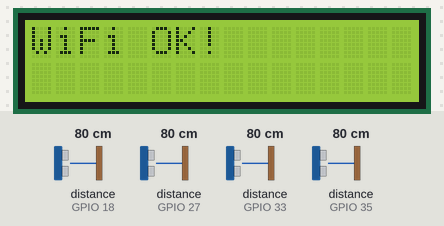
Bench run of a sketch on a simulated ESP32. On the bench: 16×2 character LCD. The test bench sets the inputs (shaded band); at power-on: distance to the obstacle (sensors on GPIO 18, GPIO 27, GPIO 33, GPIO 35) 80 cm. The echo pulse lasts 58.3 µs per cm; WiFi joins after 1.5 s; servers stay silent unless stated; what the sketch prints to the serial monitor is not drawn.

Above: at 1.6 s.
At 3.7 s:
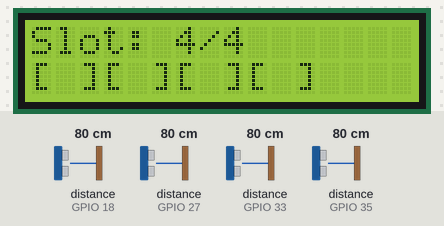
3.8 s: distance to the obstacle (sensor on GPIO 18) set to 11 cm
6.8 s: distance to the obstacle (sensor on GPIO 18) set to 8 cm
At 7.4 s:
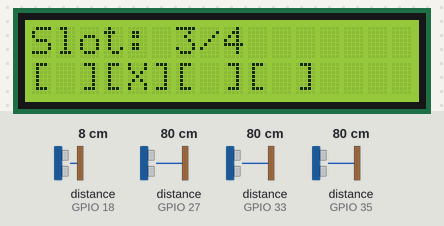
8.5 s: distance to the obstacle (sensor on GPIO 27) set to 11 cm
10.0 s: distance to the obstacle (sensor on GPIO 27) set to 8 cm
At 11.3 s:
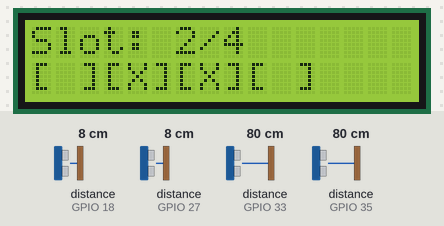
11.6 s: distance to the obstacle (sensor on GPIO 33) set to 11 cm
13.1 s: distance to the obstacle (sensor on GPIO 33) set to 8 cm
At 14.8 s:
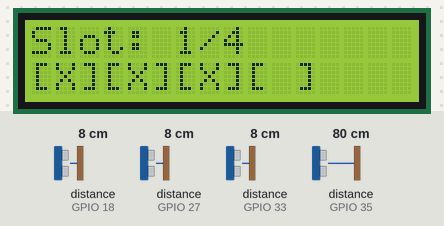
Timing chart, 0 to 15.8 s (numbered marks = the images above; inputs shaded):
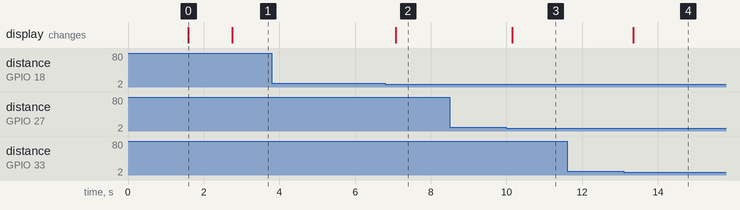

The sketch:

sensor.ino
```cpp
#include <Wire.h>
#include <LiquidCrystal_I2C.h>
#include <NewPing.h>
#include <WiFi.h>
#include <Firebase_ESP_Client.h> // Library Wajib: Firebase ESP Client by Mobizt

// --- TOKEN GENERATION & ADDONS ---
#include "addons/TokenHelper.h"
#include "addons/RTDBHelper.h"

// --- KONFIGURASI SENSOR ---
#define TRIG1 25
#define ECHO1 33
#define TRIG2 5
#define ECHO2 18
#define TRIG3 14
#define ECHO3 27
#define TRIG4 32
#define ECHO4 35

#define MAX_DISTANCE 50
const int totalSlot = 4;

// --- WIFI & FIREBASE CONFIG ---
#define WIFI_SSID "Chaaa"
#define WIFI_PASSWORD "kka0y0lllllaa"

// Dapatkan di Firebase Console -> Project Settings -> General
#define API_KEY "AIzaSyAqFcSWRj7qyEFVyfhCAaIyTdU7xaoNyk0"
#define FIREBASE_PROJECT_ID "spoton-park" // Contoh: smart-parking-123

// Buat User baru di menu Authentication -> Sign-in method -> Email/Password
#define USER_EMAIL "sp@gmail.com"
#define USER_PASSWORD "admin123"

// --- OBJEK ---
LiquidCrystal_I2C lcd(0x27, 16, 2);
NewPing sonar1(TRIG1, ECHO1, MAX_DISTANCE);
NewPing sonar2(TRIG2, ECHO2, MAX_DISTANCE);
NewPing sonar3(TRIG3, ECHO3, MAX_DISTANCE);
NewPing sonar4(TRIG4, ECHO4, MAX_DISTANCE);

// Objek Firebase
FirebaseData fbDO;
FirebaseAuth auth;
FirebaseConfig config;

unsigned long lastFirebaseTime = 0;
const long firebaseInterval = 3000; // Kirim setiap 3 detik
bool taskCompleted = false;

void setup() {
    Serial.begin(115200);
    lcd.init();
    lcd.backlight();

    // 1. Koneksi WiFi
    lcd.print("Connect WiFi...");
    WiFi.begin(WIFI_SSID, WIFI_PASSWORD);
    while (WiFi.status() != WL_CONNECTED) {
        delay(500);
        Serial.print(".");
    }
    Serial.println("\nWiFi Connected!");
    lcd.clear();
    lcd.print("WiFi OK!");

    // 2. Konfigurasi Firebase
    config.api_key = API_KEY;

    // Autentikasi User (Wajib untuk Firestore)
    auth.user.email = USER_EMAIL;
    auth.user.password = USER_PASSWORD;

    // Token config
    config.token_status_callback = tokenStatusCallback;

    Firebase.begin(&config, &auth);
    Firebase.reconnectWiFi(true);

    delay(1000);
}

// Fungsi Helper untuk update dokumen Firestore
void updateSlotToFirestore(String docId, String status) {
    // Firestore Path: projects/{project_id}/databases/(default)/documents/{collection_id}/{document_id}

    FirebaseJson content;
    // Firestore membutuhkan format khusus: { "fields": { "key": { "stringValue": "value" } } }
    // Library ini menyederhanakannya dengan set("fields/nama_field/tipe_data", nilai)

    content.set("fields/status/stringValue", status);
    // Tambahkan timestamp server (opsional)

    String documentPath = "parking_slots/" + docId; // Collection: parking_slots, Doc: A1/A2...

    // Menggunakan patchDocument agar tidak menimpa field lain jika ada
    if (Firebase.Firestore.patchDocument(&fbDO, FIREBASE_PROJECT_ID, "", documentPath.c_str(), content.raw(), "status")) {
        Serial.print("Update " + docId + ": OK | ");
    } else {
        Serial.print("Update " + docId + " Gagal: " + fbDO.errorReason() + " | ");
    }
}

void loop() {
    unsigned long currentMillis = millis();
    int slotTersedia = totalSlot;

    // --- BACA SENSOR ---
    float d1 = sonar1.ping_cm(); delay(30);
    float d2 = sonar2.ping_cm(); delay(30);
    float d3 = sonar3.ping_cm(); delay(30);
    float d4 = sonar4.ping_cm(); delay(30);

    // Logika: Jarak < 10cm dianggap TERISI
    bool a1 = (d1 > 0 && d1 < 10);
    bool a2 = (d2 > 0 && d2 < 10);
    bool b1 = (d3 > 0 && d3 < 10);
    bool b2 = (d4 > 0 && d4 < 10);

    // Hitung Slot
    if (a1) slotTersedia--;
    if (a2) slotTersedia--;
    if (b1) slotTersedia--;
    if (b2) slotTersedia--;

    // --- UPDATE LCD ---
    lcd.setCursor(0, 0);
    lcd.print("Slot: "); lcd.print(slotTersedia); lcd.print("/"); lcd.print(totalSlot); lcd.print("    ");
    lcd.setCursor(0, 1);
    lcd.print(a1?"[X]":"[ ]");
    lcd.print(a2?"[X]":"[ ]");
    lcd.print(b1?"[X]":"[ ]");
    lcd.print(b2?"[X]":"[ ]");

    // --- KIRIM KE FIRESTORE ---
    if (Firebase.ready() && (currentMillis - lastFirebaseTime >= firebaseInterval)) {
        lastFirebaseTime = currentMillis;
        Serial.println("\nMengirim data ke Firestore...");

        // Kirim per dokumen (sesuai struktur dashboard.js Anda)
        updateSlotToFirestore("A1", a1 ? "Terisi" : "Tersedia");
        updateSlotToFirestore("A2", a2 ? "Terisi" : "Tersedia");
        updateSlotToFirestore("B1", b1 ? "Terisi" : "Tersedia");
        updateSlotToFirestore("B2", b2 ? "Terisi" : "Tersedia");

        Serial.println("\nSelesai siklus kirim.");
    }
}
```

Measured:
- the behaviour switches between 10 and 9 cm on distance to the obstacle (sensor on GPIO 18) (found by bisection; images 1 and 2)
- the behaviour switches between 10 and 9 cm on distance to the obstacle (sensor on GPIO 27) (found by bisection; images 2 and 3)
- the behaviour switches between 10 and 9 cm on distance to the obstacle (sensor on GPIO 33) (found by bisection; images 3 and 4)
- after the input at 3.8 s, every drawn part: stays the same
- after the input at 6.8 s, the display: changes after 0.28 s (image 2)
- after the input at 8.5 s, every drawn part: stays the same
- after the input at 10.0 s, the display: changes after 0.15 s (image 3)
- after the input at 11.6 s, every drawn part: stays the same
- after the input at 13.1 s, the display: changes after 0.25 s (image 4)
- what the display in image 0 shows lasts 1.1 s, from 1.6 s to 2.7 s
